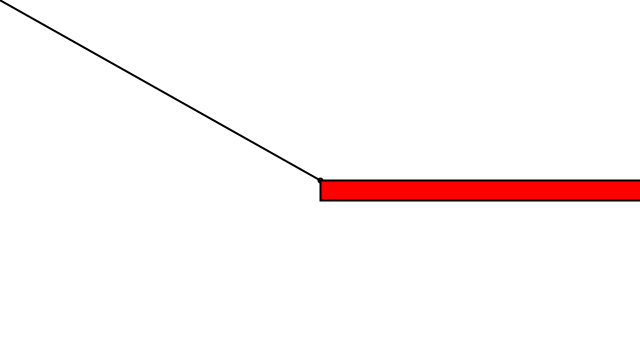
Frame 1 (no input)
Frame 60 (the mouse pressed at the canvas centre just before this capture): identical to frame 1, image omitted
Frame 120 (the mouse held since frame 60 and released just before this capture): blank canvas, image omitted

The Processing sketch that drew this single still picture (run headless with seeded random() and noise(); from frame 60 on, the mouse is pressed at the canvas centre):

// Processing sketch: vectorMath2
// ── vectorMath2.pde
void setup() {
  size(640, 360);
}

void draw() {  
  background(255); 
  strokeWeight(2);
  stroke(0);
  noFill();
  
  translate(width/2, height/2); // move 0,0 to the center of the screen
  ellipse(0,0,4,4);
  
  PVector mouse = new PVector(mouseX, mouseY);
  PVector center = new PVector(width/2, height/2);
  
  mouse.sub(center);
  
  float m = mouse.mag();
  fill(255,0,0);
  rect(0,0,m,20);
  
  line(0,0,mouse.x,mouse.y);
  
}
